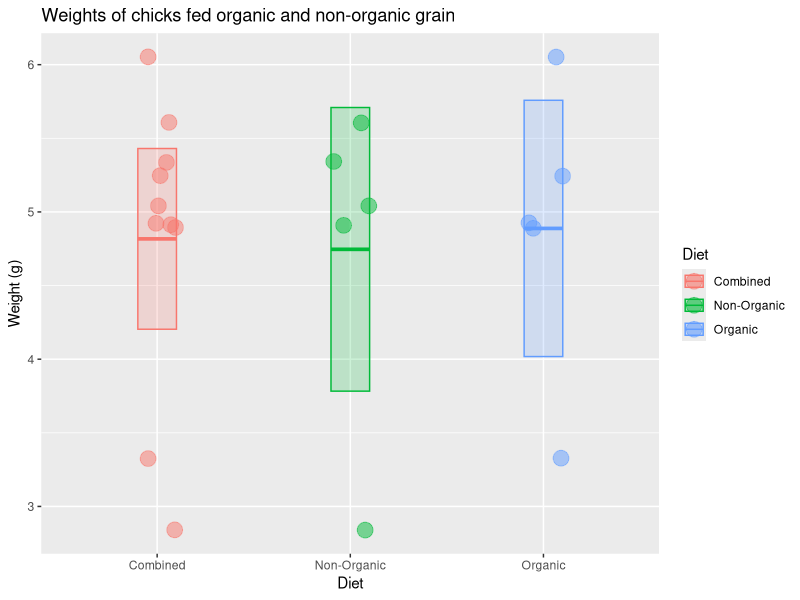

Generate this figure with R:
## ---- chunk 1
x<-c(6.05, 4.89, 3.32, 4.93, 5.25, 5.04, 4.91, 2.84, 5.60, 5.34)
## ---- chunk 2
median(x)  # median value

mean(x)    # mean value

sd(x)      # standard deviation

## ---- chunk 3
n <- length(x) # sample size
n

sem <- sd(x) / sqrt(n) # standard error of the mean
sem

## ---- chunk 4
mean(x) + 1.96 * sem  # upper limit

mean(x) - 1.96 * sem  # lower limit

c(mean(x) + 1.96 * sem, mean(x) - 1.96 * sem)

## ---- chunk 5

library(tidyverse)

# check to make sure you did the part above correctly
# if not, generate some fake x data
if (!exists("x") | !is.numeric(x) | !length(x) == 10) x <- rep(1, 10)

# put the chick data into a data frame
chick_data <-
  tibble::tibble(
    diet = rep(c("Combined", "Combined", "Organic", "Non-Organic"), each = 5),
    weight = c(x, x)
  )

# summarize the chick weights by diet
chick_summary <-
  chick_data %>% 
  group_by(diet) %>% 
  summarize(
    mean = mean(weight),
    median = median(weight),
    sd = sd(weight),
    n = n(),
    sem = sd / sqrt(n),
    upper = mean + 1.96 * sem,   # upper confidence limit
    lower = mean - 1.96 * sem,   # lower confidence limit
    .groups = "drop"
  )

# plot chick weights
ggplot(chick_data, aes(x = diet, y = weight, color = diet, fill = diet)) +
  geom_jitter(size = 5, shape = 21, alpha = 0.5, width = 0.1) +
  geom_crossbar(
    mapping = aes(ymin = lower, ymax = upper, y = mean), 
    data = chick_summary,
    width = 0.2, alpha = 0.2
  ) +
  labs(
    title = "Weights of chicks fed organic and non-organic grain",
    x = "Diet",
    color = "Diet",
    fill = "Diet",
    y = "Weight (g)"
  )

